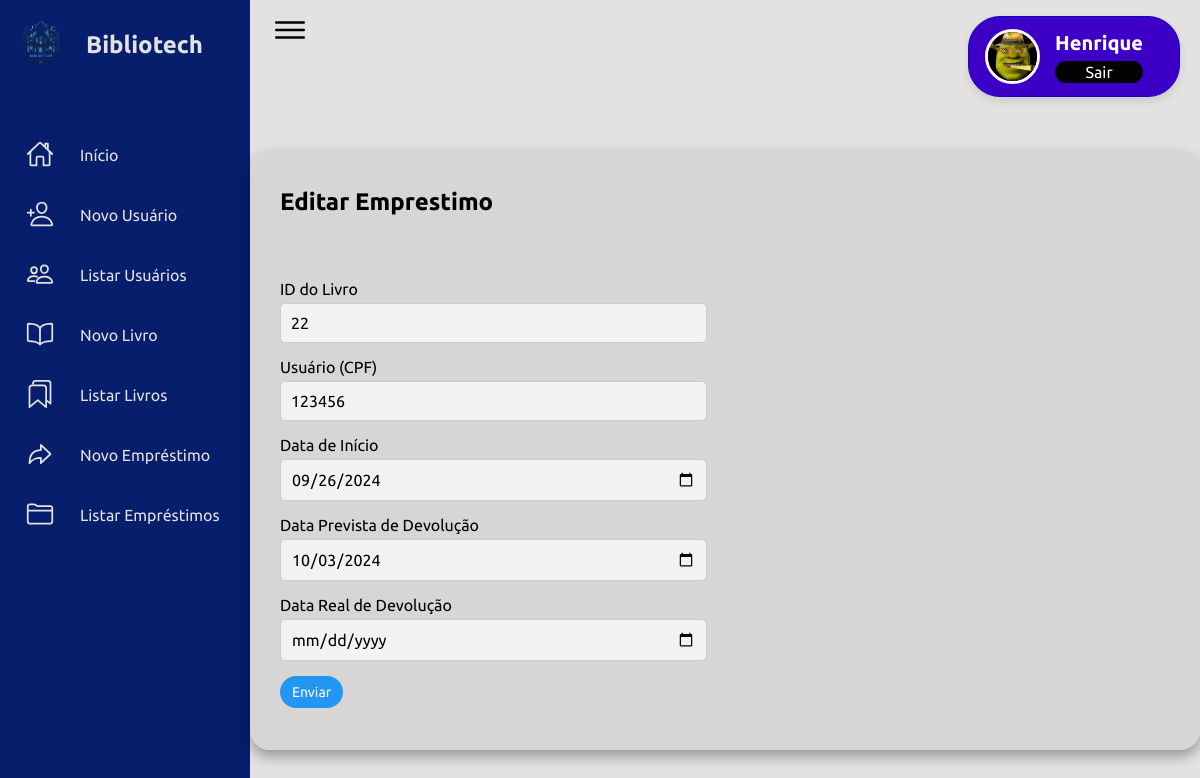
Page /adm2/?page=editaremprestimo&id=1 (signed in) on the committed database.
### tables this page shows
CREATE TABLE `emprestimo` (
  `emprestimoid` int(10) UNSIGNED NOT NULL,
  `inicio` date NOT NULL,
  `dataprevista` date NOT NULL,
  `datareal` date DEFAULT NULL,
  `status` enum('pendente','concluído','atrasado','concluidocomatraso') NOT NULL,
  `idlivro` int(11) DEFAULT NULL,
  `usuario` char(11) DEFAULT NULL
);

### adm2/editar/editaremprestimo.php (the view, shortened to what this page needs)
<div class="details">
    <div class="recentOrders">
        <div class="cardHeader">
            <h2>Editar Emprestimo</h2>
        </div>
            <?php
                if (isset($_GET['id'])) {
                    $sql = "SELECT e.*, l.titulo, u.nome, u.sobrenome
                            FROM Emprestimo e
                            INNER JOIN copia_livro cl ON e.idlivro = cl.id
                            INNER JOIN livro l ON cl.livro_id = l.idlivro
                            INNER JOIN usuario u ON e.usuario = u.cpf
                            WHERE e.emprestimoid = ".$_REQUEST['id'];
                    $res = $conn->query($sql);
                    $row = $res->fetch_object();
                    if ($res->num_rows > 0) {
            ?>
            <div class="formulario">
                <form action="?page=salvaremprestimo" method="POST">
                    <div class="form-row">
                        <div class="form-column">
                            <label for="idlivro">ID do Livro</label>
                            <input type="number" name="idlivro" value="<?php print $row->idlivro; ?>" required>
                            <label for="usuario">Usuário (CPF)</label>
                            <input type="number" name="usuario" value="<?php print $row->usuario; ?>" required>
                            <label for="inicio">Data de Início</label>
                            <input type="date" name="inicio" value="<?php print $row->inicio; ?>" required>
                            <label for="dataprevista">Data Prevista de Devolução</label>
                            <input type="date" name="dataprevista" value="<?php print $row->dataprevista; ?>" required>
                            <label for="datareal">Data Real de Devolução</label>
                            <input type="date" name="datareal" value="<?php print $row->datareal; ?>">
                        </div>
                    </div>
                    <div>
                        <button type="submit">Enviar</button>
                    </div>
                </form>
            <?php
                } else {
                echo "<h5>Empréstimo não encontrado</h5>";
                    }
            }
            ?>
        </div>
    </div>
</div>

### adm2/css/main.css (style rules this page uses)
* { font-family: "Ubuntu", sans-serif; margin: 0; padding: 0; box-sizing: border-box; }
:root { --nav: rgb(6, 30, 107); --form: rgb(216, 213, 213); --back: #e4e1e1; --text1: #f5f5f5; --text2: #000000; --text3: #999; }
body { min-height: 10vh; overflow-x: hidden; }
.details { width: 100%; max-width: 1200px; margin: 90px auto; overflow: hidden; box-shadow: 0 .4rem .8rem #0005; border-radius: 20px; }
.details .recentOrders { position: relative; display: grid; min-height: 600px; background: var(--form); padding: 30px; border-radius: 20px; }
.details .cardHeader { display: flex; justify-content: space-between; align-items: flex-start; }
.cardHeader h2 { font-weight: 600; color: var(--text2); margin-top: 0.5rem; margin-bottom: 2rem; }
form { margin-top: 20px; }
.form-row { display: flex; justify-content: space-between; }
.form-column { width: 48%; }
label { display: block; margin-bottom: 5px; }
input, select { padding: 10px; border-radius: 5px; margin-bottom: 15px; font-size: 16px; border: 1px solid #ccc; }
input[type="number"], input[type="email"], input[type="text"], input[type="password"], input[type="date"], input[type="file"] { width: 100%; background-color: #f2f2f2; }
input[type="date"], input[type="file"] { cursor: pointer; }
input[type="text"], input[type="number"], textarea { width: 100%; padding: 10px; border: 1px solid #ccc; border-radius: 5px; margin-bottom: 15px; }
button { padding: 8px 12px; gap: 20px; font-size: 14px; color: rgb(254, 254, 254); border: none; border-radius: 5rem; cursor: pointer; transition: background-color 0.3s; }
button:first-child { background-color: #2196F3; }

### rows in the picture
emprestimo: idlivro "22", usuario "123456", inicio "09/26/2024", dataprevista "10/03/2024"

### other values in the picture
$_SESSION['nome'] "Henrique"
